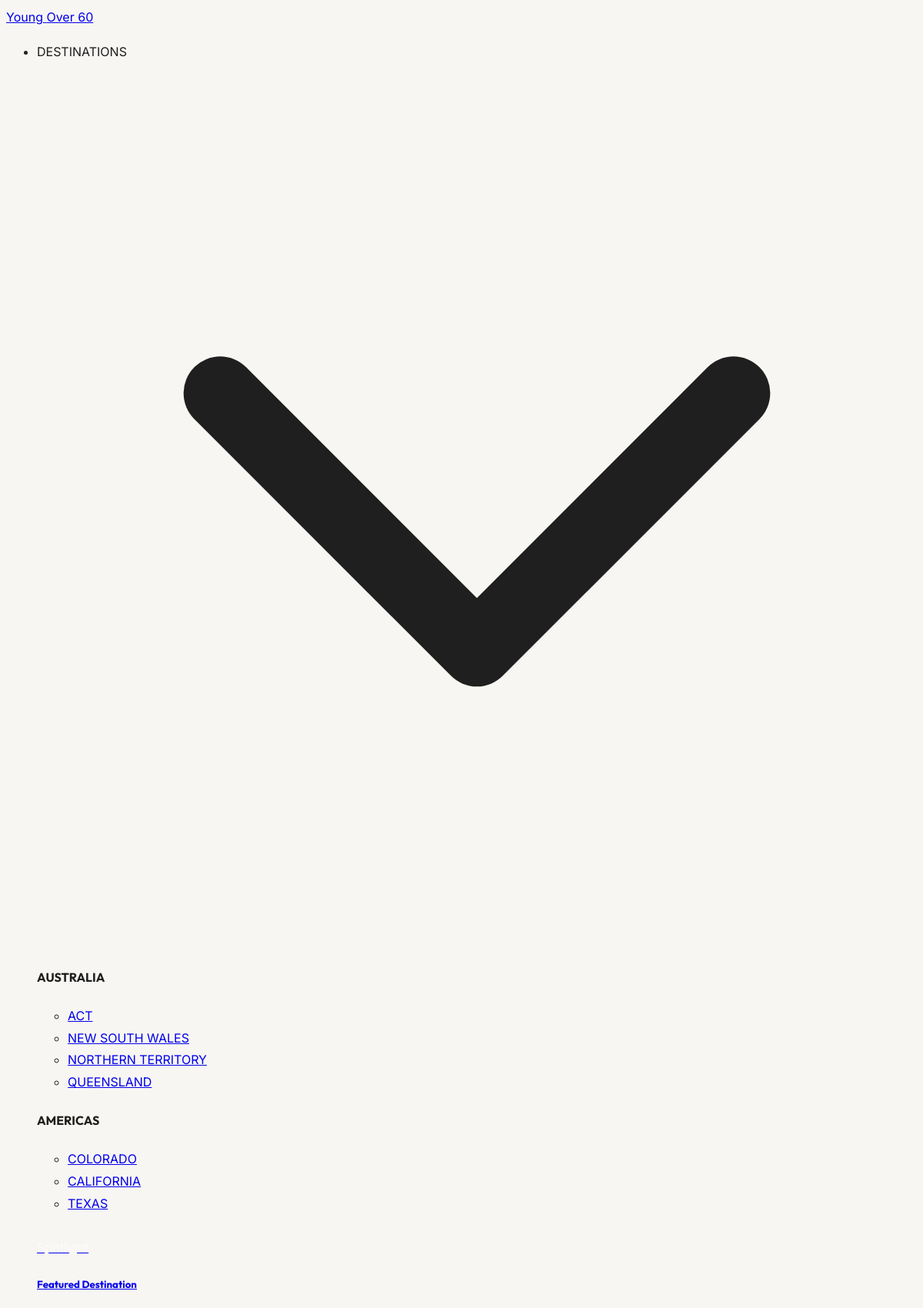
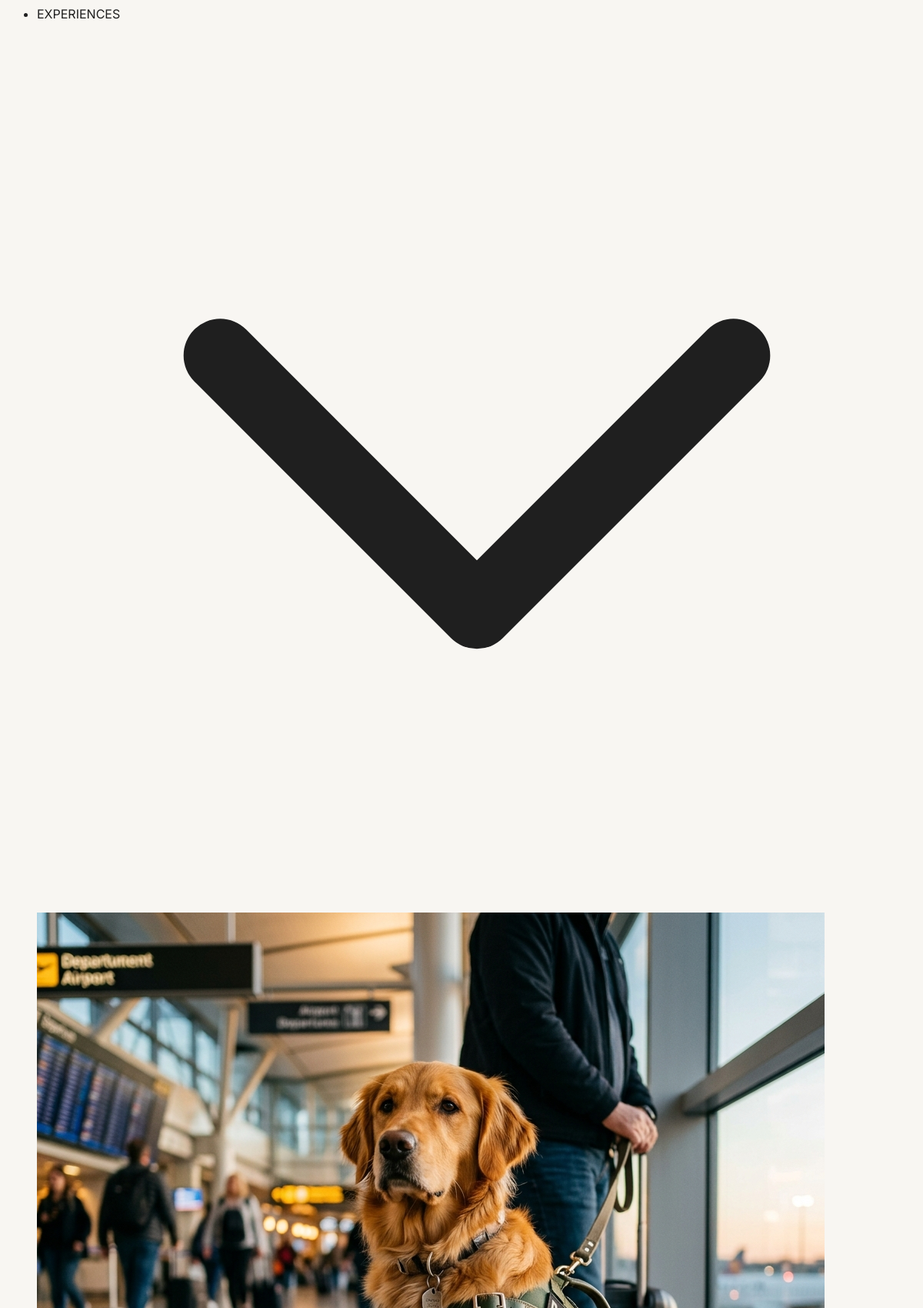
Page /category/australian-capital-territory (upper part) on the committed database (2 pictures, top to bottom).
### tables this page shows
CREATE TABLE `site_settings` (
  `id` INT PRIMARY KEY DEFAULT 1,
  `siteName_en` VARCHAR(255) NOT NULL DEFAULT 'Travel Without Limits',
  `siteName_ar` VARCHAR(255) DEFAULT NULL,
  `logoUrl` VARCHAR(255) DEFAULT NULL,
  `logoDarkUrl` VARCHAR(255) DEFAULT NULL,
  `heroBackgroundUrl_en` VARCHAR(255) DEFAULT NULL,
  `heroBackgroundUrl_ar` VARCHAR(255) DEFAULT NULL,
  `metaTitle_en` VARCHAR(255) DEFAULT NULL,
  `metaTitle_ar` VARCHAR(255) DEFAULT NULL,
  `metaDescription_en` TEXT DEFAULT NULL,
  `metaDescription_ar` TEXT DEFAULT NULL,
  `metaKeywords_en` VARCHAR(255) DEFAULT NULL,
  `metaKeywords_ar` VARCHAR(255) DEFAULT NULL,
  `ogImage` VARCHAR(255) DEFAULT NULL,
  `faviconUrl` VARCHAR(255) DEFAULT NULL,
  `primaryColor` VARCHAR(50) NOT NULL DEFAULT '#0F4C81',
  `secondaryColor` VARCHAR(50) NOT NULL DEFAULT '#1e3c5a',
  `accentColor` VARCHAR(50) NOT NULL DEFAULT '#D4A75C',
  `backgroundColor` VARCHAR(50) NOT NULL DEFAULT '#F8F6F2',
  `textColor` VARCHAR(50) NOT NULL DEFAULT '#1F1F1F',
  `surfaceColor` VARCHAR(50) NOT NULL DEFAULT '#ffffff',
  `borderColor` VARCHAR(50) NOT NULL DEFAULT 'rgba(0,0,0,0.05)',
  `themeMode` VARCHAR(50) NOT NULL DEFAULT 'light',
  `fontFamily` VARCHAR(255) NOT NULL DEFAULT 'Outfit',
  `fontFamilyBody` VARCHAR(255) NOT NULL DEFAULT 'Inter',
  `fontFamilyAr` VARCHAR(255) NOT NULL DEFAULT 'Cairo',
  `fontFamilyArBody` VARCHAR(255) NOT NULL DEFAULT 'Cairo',
  `fontSize` VARCHAR(50) NOT NULL DEFAULT '16px',
  `headingWeight` VARCHAR(50) NOT NULL DEFAULT '700',
  `bodyWeight` VARCHAR(50) NOT NULL DEFAULT '400',
  `letterSpacing` VARCHAR(50) NOT NULL DEFAULT 'normal',
  `lineHeight` VARCHAR(50) NOT NULL DEFAULT '1.8',
  `nav_show_podcasts` TINYINT(1) NOT NULL DEFAULT 1,
  `nav_show_stories` TINYINT(1) NOT NULL DEFAULT 1,
  `nav_show_news` TINYINT(1) NOT NULL DEFAULT 1,
  `nav_show_accessibility` TINYINT(1) NOT NULL DEFAULT 1,
  `nav_show_contact` TINYINT(1) NOT NULL DEFAULT 1,
  `hero_mode` VARCHAR(50) NOT NULL DEFAULT 'slider',
  `hero_video_en` VARCHAR(255) DEFAULT NULL,
  `hero_video_ar` VARCHAR(255) DEFAULT NULL,
  `hero_video_title_en` VARCHAR(255) DEFAULT NULL,
  `hero_video_title_ar` VARCHAR(255) DEFAULT NULL,
  `hero_video_subtitle_en` VARCHAR(255) DEFAULT NULL,
  `hero_video_subtitle_ar` VARCHAR(255) DEFAULT NULL,
  `hero_video_btn_text_en` VARCHAR(255) DEFAULT NULL,
  `hero_video_btn_text_ar` VARCHAR(255) DEFAULT NULL,
  `hero_video_btn_link` VARCHAR(255) DEFAULT NULL,
   
  `about_hero_label`             VARCHAR(255) DEFAULT 'Our Story',
  `about_hero_heading_line1`     VARCHAR(255) DEFAULT 'Beyond',
  `about_hero_heading_accent`    VARCHAR(255) DEFAULT ' 60,',
  `about_hero_heading_line2`     VARCHAR(255) DEFAULT 'Life Begins Again.',
  `about_hero_quote`             VARCHAR(500) DEFAULT 'Life Begins Again.',
  `about_hero_desc`              TEXT DEFAULT NULL,
  `about_hero_desc_mobile`       TEXT DEFAULT NULL,
  `about_hero_btn1_text`         VARCHAR(255) DEFAULT 'Discover Our Story →',
  `about_hero_btn2_text`         VARCHAR(255) DEFAULT 'Meet The Team',
  `about_hero_badge_label`       VARCHAR(255) DEFAULT 'Stories Shared',
  `about_hero_badge_number`      VARCHAR(50)  DEFAULT '500+',
  `about_hero_image`             VARCHAR(500) DEFAULT '/assets/images/about-header.jpeg',
  `about_vision_label`           VARCHAR(255) DEFAULT 'About Young Over 60',
  `about_vision_heading`         VARCHAR(255) DEFAULT 'Travel Has',
  `about_vision_heading_accent`  VARCHAR(255) DEFAULT 'No Age Limit',
  `about_vision_quote`           VARCHAR(500) DEFAULT 'Beyond 60, life begins again.',
  `about_vision_card1_title`     VARCHAR(255) DEFAULT 'Young Over 60',
  `about_vision_card1_text1`     TEXT DEFAULT NULL,
  `about_vision_card1_text2`     TEXT DEFAULT NULL,
  `about_vision_card2_title`     VARCHAR(255) DEFAULT 'Our Vision: Travel Without Boundaries',
  `about_vision_card2_text1`     TEXT DEFAULT NULL,
  `about_vision_card2_text2`     TEXT DEFAULT NULL,
  `about_stat1_number`           VARCHAR(50)  DEFAULT '60+',
  `about_stat1_desc`             VARCHAR(255) DEFAULT 'Celebrating life beyond traditional limits.',
  `about_stat2_number`           VARCHAR(50)  DEFAULT '∞',
  `about_stat2_desc`             VARCHAR(255) DEFAULT 'Endless opportunities to discover the world.',
  `about_stat3_number`           VARCHAR(50)  DEFAULT '100%',
  `about_stat3_desc`             VARCHAR(255) DEFAULT 'Dedicated to accessible and inclusive travel.',
  `about_phili_label`            VARCHAR(255) DEFAULT 'Our Philosophy',
  `about_phili_heading`          VARCHAR(255) DEFAULT 'Life Begins',
  `about_phili_heading_accent`   VARCHAR(255) DEFAULT 'After 60',
  `about_phili_quote`            VARCHAR(500) DEFAULT 'True youth lives in a curious mind and an adventurous spirit.',
  `about_phili_text1`            TEXT DEFAULT NULL,
  `about_phili_text2`            TEXT DEFAULT NULL,
  `about_phili_text3`            TEXT DEFAULT NULL,
  `about_founder_name`           VARCHAR(255) DEFAULT 'Zakaria Dawoud',
  `about_founder_role`           VARCHAR(255) DEFAULT 'Founder & Project CEO',
  `about_founder_linkedin`       VARCHAR(500) DEFAULT 'https://www.linkedin.com/in/zakaria-dawoud-26902b180',
  `about_founder_quote`          TEXT DEFAULT NULL,
  `about_founder_image`          VARCHAR(500) DEFAULT '/assets/images/founder.jpeg',
  `about_contact_heading`        VARCHAR(255) DEFAULT 'Let''s Build Something',
  `about_contact_heading_accent` VARCHAR(255) DEFAULT 'Meaningful',
  `about_contact_desc`           TEXT DEFAULT NULL,
  `updated_at` DATETIME NOT NULL DEFAULT CURRENT_TIMESTAMP ON UPDATE CURRENT_TIMESTAMP
);

CREATE TABLE `menus` (
  `id` VARCHAR(36) PRIMARY KEY,
  `title_en` VARCHAR(255) NOT NULL,
  `title_ar` VARCHAR(255) DEFAULT NULL,
  `slug` VARCHAR(255) NOT NULL UNIQUE,
  `type` VARCHAR(50) NOT NULL,  
  `layoutType` VARCHAR(50) NOT NULL DEFAULT 'LIST',  
  `layoutConfig` LONGTEXT DEFAULT NULL,
  `order` INT NOT NULL DEFAULT 0,
  `isActive` TINYINT(1) NOT NULL DEFAULT 1,
  `created_at` DATETIME NOT NULL DEFAULT CURRENT_TIMESTAMP,
  `updated_at` DATETIME NOT NULL DEFAULT CURRENT_TIMESTAMP ON UPDATE CURRENT_TIMESTAMP
);

CREATE TABLE `menu_sections` (
  `id` VARCHAR(36) PRIMARY KEY,
  `menuId` VARCHAR(36) NOT NULL,
  `title_en` VARCHAR(255) NOT NULL,
  `title_ar` VARCHAR(255) DEFAULT NULL,
  `order` INT NOT NULL DEFAULT 0,
  `isActive` TINYINT(1) NOT NULL DEFAULT 1,
  FOREIGN KEY (`menuId`) REFERENCES `menus` (`id`) ON DELETE CASCADE
);

CREATE TABLE `menu_links` (
  `id` VARCHAR(36) PRIMARY KEY,
  `sectionId` VARCHAR(36) NOT NULL,
  `title_en` VARCHAR(255) NOT NULL,
  `title_ar` VARCHAR(255) DEFAULT NULL,
  `url` VARCHAR(255) NOT NULL,
  `image` VARCHAR(255) DEFAULT NULL,
  `order` INT NOT NULL DEFAULT 0,
  `isActive` TINYINT(1) NOT NULL DEFAULT 1,
  `target` VARCHAR(50) DEFAULT NULL,
  FOREIGN KEY (`sectionId`) REFERENCES `menu_sections` (`id`) ON DELETE CASCADE
);

CREATE TABLE `menu_banners` (
  `id` VARCHAR(36) PRIMARY KEY,
  `menuId` VARCHAR(36) NOT NULL,
  `image` VARCHAR(255) NOT NULL,
  `title_en` VARCHAR(255) DEFAULT NULL,
  `title_ar` VARCHAR(255) DEFAULT NULL,
  `url` VARCHAR(255) DEFAULT NULL,
  `isActive` TINYINT(1) NOT NULL DEFAULT 1,
  FOREIGN KEY (`menuId`) REFERENCES `menus` (`id`) ON DELETE CASCADE
);

### includes/navbar.php (shortened to what the rows shown need)
<?php
$siteTitle = t($settings, 'siteName') ?: ($settings['siteName'] ?? 'Young Over 60');
$logoUrl = $settings['logoUrl'] ?? null;
$titleParts = explode(' ', $siteTitle);
$firstWord = $titleParts[0] ?? '';
$remainingWords = implode(' ', array_slice($titleParts, 1));
$db = Database::getInstance()->getConnection();
$activeLang = defined('CURRENT_LANG') ? CURRENT_LANG : 'en';
$pm = new PostManager();
$cacheKey = "navigation_menu_data_lang_" . $activeLang;
$navigationData = $pm->cacheGet($cacheKey);
if (!$navigationData) {
    $menuQuery = $db->query("SELECT * FROM menus WHERE isActive = 1 ORDER BY `order` ASC");
    $menus = $menuQuery->fetchAll();
    $navigationData = [];
    foreach ($menus as $menu) {
        $secStmt = $db->prepare("SELECT * FROM menu_sections WHERE menuId = :menuId AND isActive = 1 ORDER BY `order` ASC");
        $secStmt->execute(['menuId' => $menu['id']]);
        $sections = $secStmt->fetchAll();
        $sectionsData = [];
        foreach ($sections as $section) {
            $linkStmt = $db->prepare("SELECT * FROM menu_links WHERE sectionId = :sectionId AND isActive = 1 ORDER BY `order` ASC");
            $linkStmt->execute(['sectionId' => $section['id']]);
            $links = $linkStmt->fetchAll();
            $sectionsData[] = [
                'id' => $section['id'],
                'title' => t($section, 'title'),
                'links' => $links
            ];
        }
        $bannerStmt = $db->prepare("SELECT * FROM menu_banners WHERE menuId = :menuId AND isActive = 1 LIMIT 1");
        $bannerStmt->execute(['menuId' => $menu['id']]);
        $banner = $bannerStmt->fetch();
        $navigationData[] = [
            'id' => $menu['id'],
            'title' => t($menu, 'title'),
            'type' => $menu['type'],
            'layoutType' => $menu['layoutType'],
            'sections' => $sectionsData,
            'banner' => $banner ? $banner : null
        ];
    }
}
?>
<nav class="navbar-sticky">
    <div class="container navbar-container">
        <a href="<?php echo url('/'); ?>" class="logo-link" aria-label="<?php echo __('nav_home'); ?>">
            <?php
            $logoDarkUrl = $settings['logoDarkUrl'] ?? null;
            if ($logoUrl || $logoDarkUrl):
            ?>
                <div class="logo-container" style="display: flex; align-items: center; height: 100%;">
                    <?php if ($logoUrl): ?>
                        <img src="<?php echo e($logoUrl); ?>" alt="<?php echo e($siteTitle); ?>" class="logo-light" style="height:100%; width:100%; object-fit: contain;" />
                    <?php endif; ?>
                    <?php if ($logoDarkUrl): ?>
                        <img src="<?php echo e($logoDarkUrl); ?>" alt="<?php echo e($siteTitle); ?>" class="logo-dark" style="height:100%; width:100%; object-fit: contain; <?php echo $logoUrl ? 'display: none;' : ''; ?>" />
                    <?php endif; ?>
                </div>
            <?php else: ?>
                <span class="logo-primary"><?php echo e($firstWord); ?></span>
                <span class="logo-sub"><?php echo e($remainingWords); ?></span>
            <?php endif; ?>
        </a>
        <ul class="nav-menu" role="menubar">
            <?php foreach ($navigationData as $item): ?>
                <li class="nav-item" role="none">
                    <?php if ($item['type'] === 'SIMPLE' && !empty($item['sections'][0]['links'][0]['url'])): ?>
                        <a href="<?php echo url($item['sections'][0]['links'][0]['url']); ?>" class="nav-link" role="menuitem">
                            <?php echo e(t($item, 'title')); ?>
                        </a>
                    <?php else: ?>
                        <div class="nav-link" role="menuitem" aria-haspopup="true" tabindex="0">
                            <?php echo e(t($item, 'title')); ?>
                            <svg class="nav-chevron" fill="none" stroke="currentColor" viewBox="0 0 24 24" xmlns="http://www.w3.org/2000/svg">
                                <path stroke-linecap="round" stroke-linejoin="round" stroke-width="2" d="M19 9l-7 7-7-7"></path>
                            </svg>
                        </div>
                        <div class="mega-menu" role="menu" aria-label="<?php echo e(t($item, 'title')); ?> Submenu">
                            <?php if ($item['layoutType'] === 'LIST'): ?>
                                <div class="mega-list-grid">
                                    <?php foreach ($item['sections'] as $sec): ?>
                                        <div>
                                            <h4 class="mega-column-title"><?php echo e(t($sec, 'title')); ?></h4>
                                            <ul class="mega-list">
                                                <?php foreach ($sec['links'] as $link): ?>
                                                    <li>
                                                        <a href="<?php echo url($link['url']); ?>" class="mega-list-link">
                                                            <?php echo e(t($link, 'title')); ?>
                                                        </a>
                                                    </li>
                                                <?php endforeach; ?>
                                            </ul>
                                        </div>
                                    <?php endforeach; ?>
                                    <?php if ($item['banner']): ?>
                                        <div>
                                            <a href="<?php echo url($item['banner']['url']); ?>" class="mega-banner" aria-label="Explore Featured">
                                                <div class="mega-banner-overlay">
                                                    <span class="logo-sub" style="color: rgba(255,255,255,0.7); margin-bottom: 0.25rem;">Spotlight</span>
                                                    <h5 class="mega-banner-title"><?php echo e(t($item['banner'], 'title')); ?></h5>
                                                </div>
                                            </a>
                                        </div>
                                    <?php endif; ?>
                                </div>
                            <?php elseif ($item['layoutType'] === 'GRID'): ?>
                                <div class="mega-grid-layout">
                                    <?php
                                    foreach ($item['sections'] as $sec) {
                                        foreach ($sec['links'] as $link) {
                                            ?>
                                            <a href="<?php echo url($link['url']); ?>" class="mega-grid-card">
                                                <img src="<?php echo e($link['image'] ?? '/images/hero-bg.png'); ?>" alt="<?php echo e(t($link, 'title')); ?>" />
                                            </a>
                                            <?php
                                        }
                                    }
                                    ?>
                                </div>
                            <?php endif; ?>
                        </div>
                    <?php endif; ?>
                </li>
            <?php endforeach; ?>
        </ul>
    </div>
</nav>

### rows in the picture
site_settings: siteName_en "Young", siteName_en "Over 60"
menus: title_en "DESTINATIONS"
menu_sections: title_en "AUSTRALIA"
menu_links: title_en "ACT"
menu_links: title_en "NEW SOUTH WALES"
menu_links: title_en "NORTHERN TERRITORY"
menu_links: title_en "QUEENSLAND"
menu_sections: title_en "AMERICAS"
menu_links: title_en "COLORADO"
menu_links: title_en "CALIFORNIA"
menu_links: title_en "TEXAS"
menu_banners: title_en "Featured Destination"
menus: title_en "EXPERIENCES"
menu_links: image (picture)
